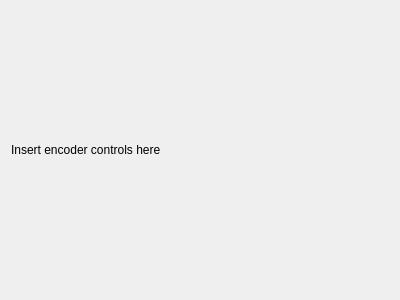
<?xml version="1.0" encoding="UTF-8"?>
<ui version="4.0">
 <class>MJPEGManager</class>
 <widget class="QWidget" name="MJPEGManager">
  <property name="geometry">
   <rect>
    <x>0</x>
    <y>0</y>
    <width>400</width>
    <height>300</height>
   </rect>
  </property>
  <property name="windowTitle">
   <string>Form</string>
  </property>
  <layout class="QHBoxLayout" name="horizontalLayout_2">
   <item>
    <layout class="QHBoxLayout" name="horizontalLayout">
     <item>
      <widget class="QLabel" name="label">
       <property name="text">
        <string>Insert encoder controls here</string>
       </property>
      </widget>
     </item>
    </layout>
   </item>
  </layout>
 </widget>
 <resources/>
 <connections/>
</ui>
